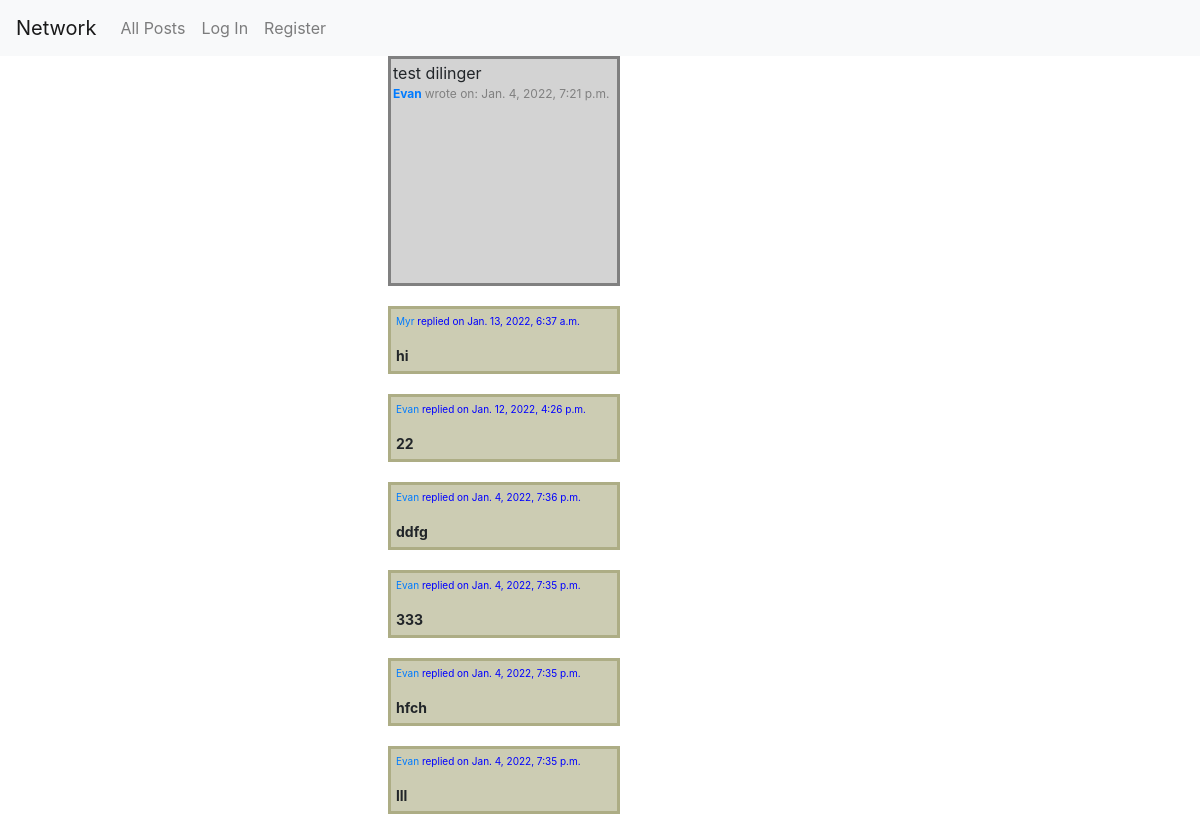
The app's page / (upper part), older data.
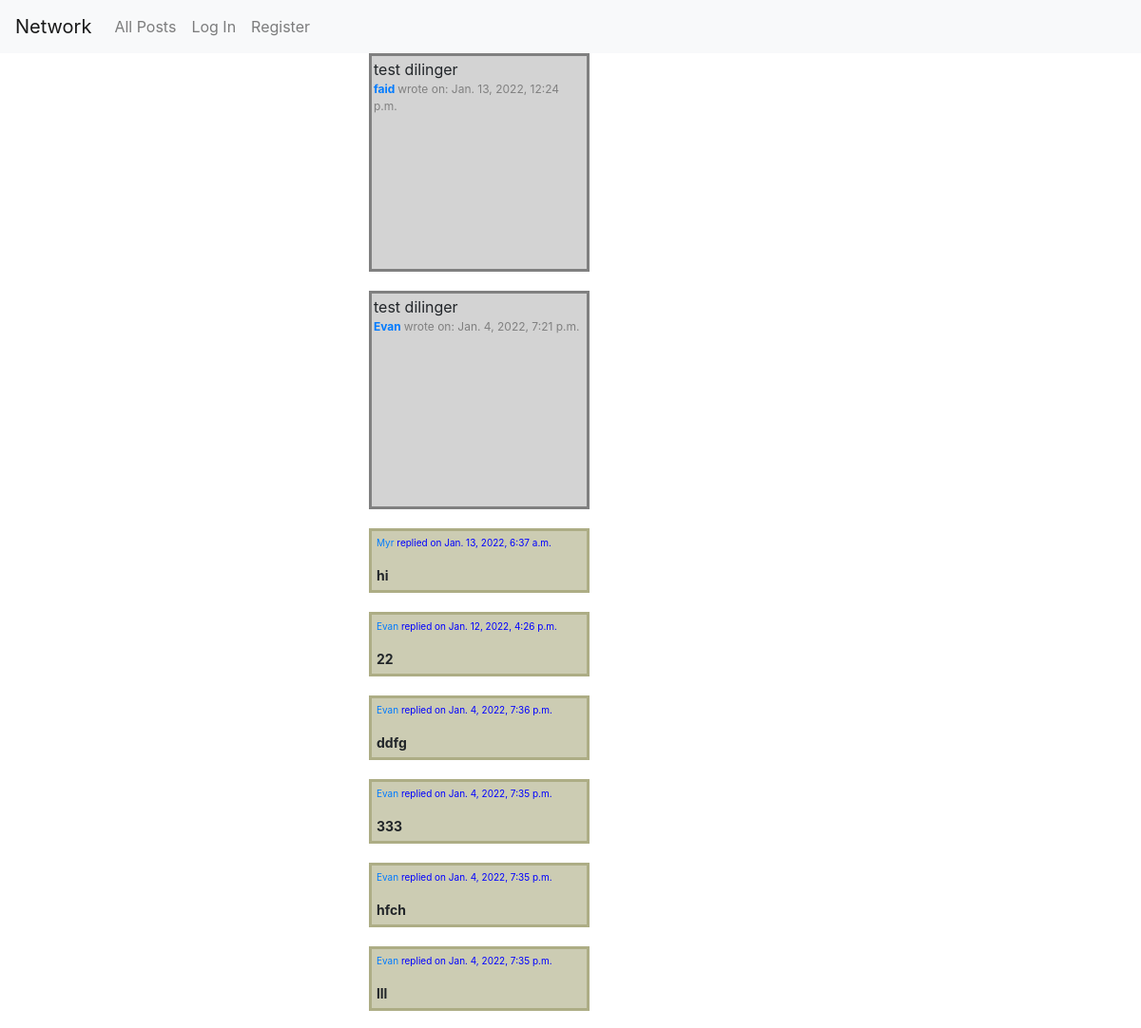
The same page, newer data.
### network/models.py (models this page shows, shortened)
class Mypost(models.Model):
    description=models.CharField(max_length=300)
    created_date=models.DateTimeField(default=now, editable=False)
    owner=models.ForeignKey(User, on_delete=models.CASCADE, null="TRUE", blank="TRUE")
    objects = MypostManager()

class User(AbstractUser):
    email=models.EmailField(max_length=254)
    date_joined = models.DateTimeField(default=timezone.now)
    following = models.ManyToManyField("User", blank="TRUE", related_name="followlist")
    def __str__(self):
        return f"{self.username}"

class Reply(models.Model):
    reply_txt=models.CharField(max_length=150, blank="True")
    mypost_reply=models.ForeignKey(Mypost, on_delete=models.CASCADE, null="TRUE", blank="TRUE")
    created_date=models.DateTimeField(default=now, editable=False)
    lists = models.ManyToManyField(Mypost, blank="TRUE", related_name="replies")  # post_reply
    owner = models.ForeignKey(User, on_delete=models.CASCADE, null="TRUE", blank="TRUE")
    objects = ReplyManager()
    class Meta:
        ordering = ['-created_date']
    def __str__(self):
        return f"{self.reply_txt}"

### network/views.py (the view, shortened to what this page needs)
# urls.py: path("", views.index, name="index"),
def index(request):
    all_posts=Mypost.objects.order_by('-created_date')
    created_date = timezone.now()
    owner = request.user
    replies = Reply.objects.order_by('-created_date')
    if request.method == "POST" and "load_post" in request.POST:
        post_to_load_id = request.POST.get("post_to_load_id")
        post_to_load = Mypost.objects.get(pk=post_to_load_id)
        return render(request, "network/post.html", {"post_to_load": post_to_load})
    else:
        return render(request, "network/index.html", {"all_posts": all_posts,"replies":replies})

### network/templates/network/index.html (shortened to what this page needs)
{% extends "network/layout.html" %}
{% load static %}
{% block body %}
{% for post in all_posts %}
<ul>
<div class="post">{{post.description}}
    <p style= "color:grey; font-size:12px;"> <strong><a href="{% url 'profile' post.owner_id %}" > {{post.owner}} </strong></a> wrote on: {{post.created_date}} </p>
</div>
</ul>
{% for rep in post.replies.all %}
 <ul>
        <div class="replies" ><p style= "color:blue; font-size:10px;"><a href="{% url "profile" rep.owner_id %}">{{rep.owner}}</a>
            replied on {{rep.created_date}}</p> <strong>{{rep}} </strong> </div>
</ul>
{% endfor %}
    </div>
{% endfor %}
{% endblock %}

Row changes from the older to the newer data that the page shows:
added Mypost: description "test dilinger", owner "faid", created_date "Jan. 13, 2022, 12:24 p.m."
